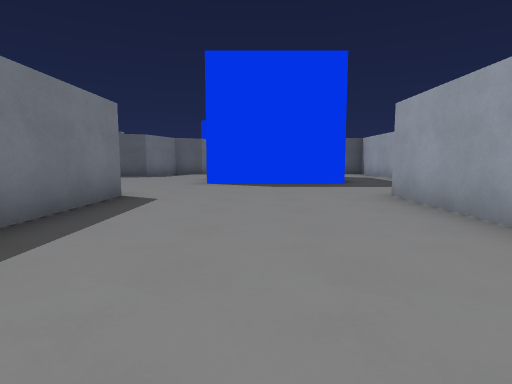
[1] (above)

22 first-person views from a walk through a Godot game level. The camera is 1.2 m above the floor, tilts 6° down and sees 80° across. The floor is counted in squares, 2 m on a side. Each view is taken from the middle of a square. On the plan, view 1 faces up. The plan holds only what a view shows up to about 9 squares ahead; the rest is blank. The place goes on beyond the plan. Flat picture figures and markers are left out. Surface patterns are stand-ins for the level's own textures.

[2]
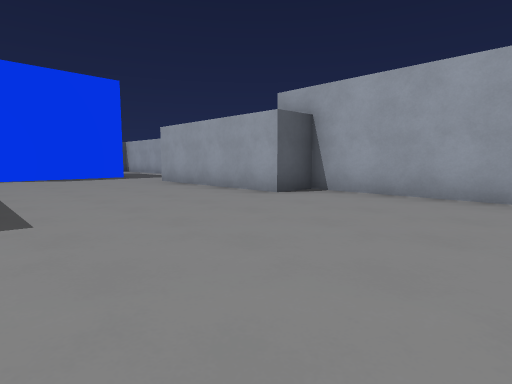

[3]
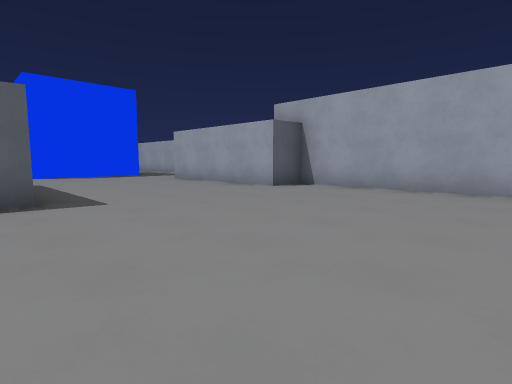

[4]
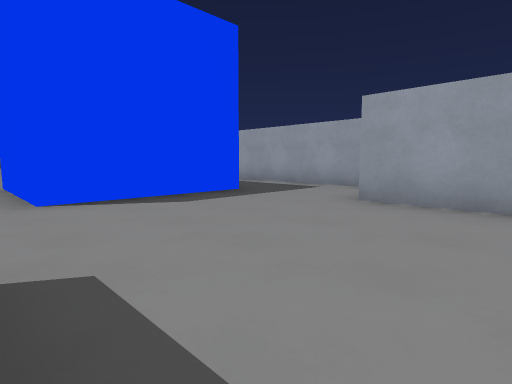

[5]
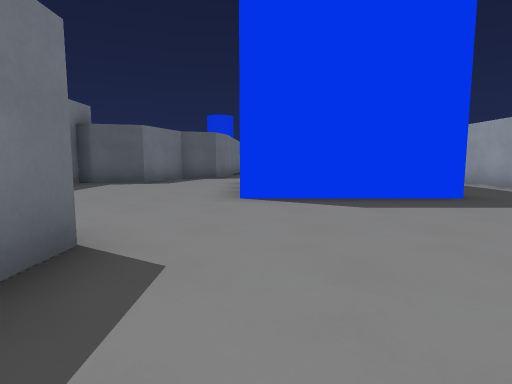

[6]
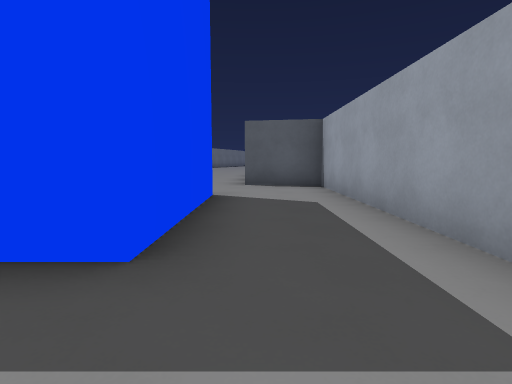

[7]
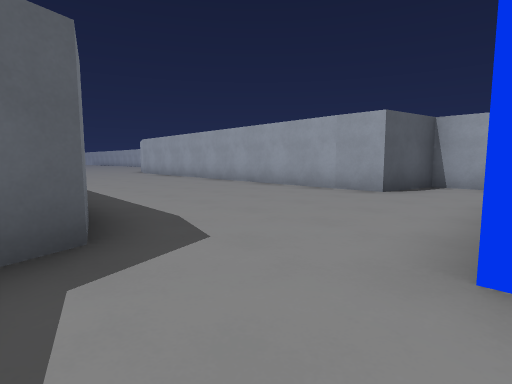

[8]
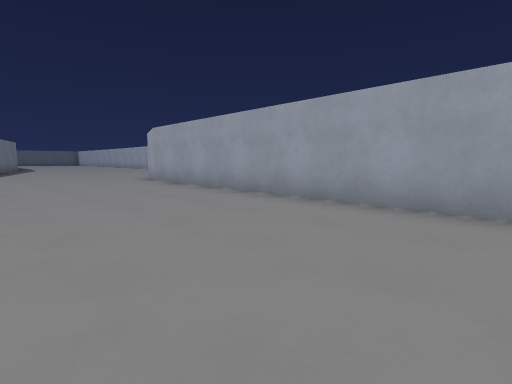

[9]
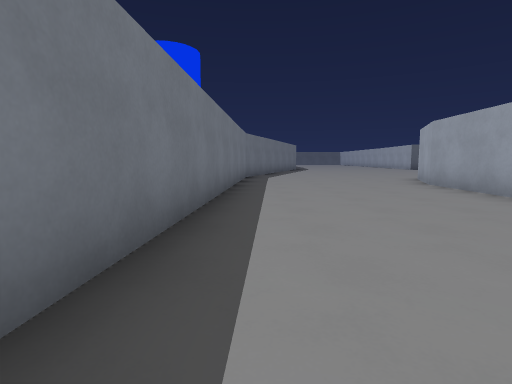

[10]
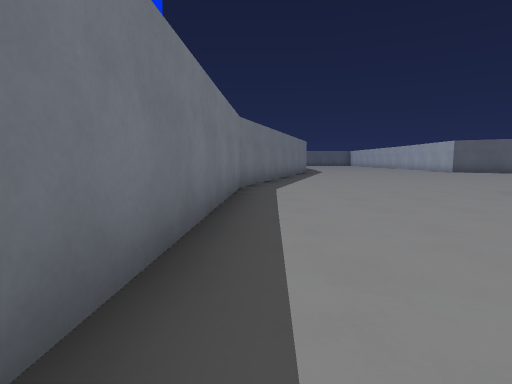

[11]
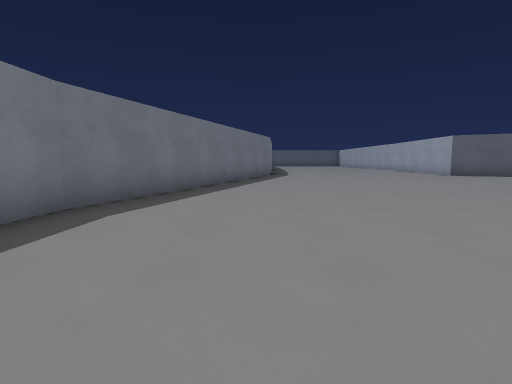

[12]
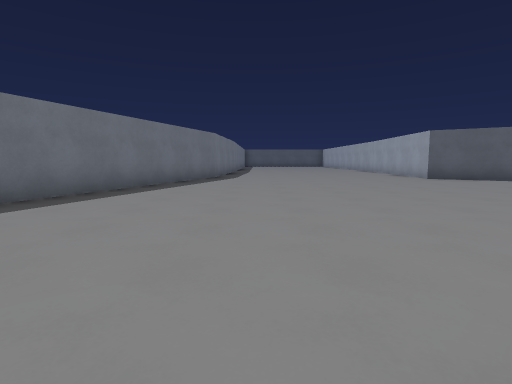

[13]
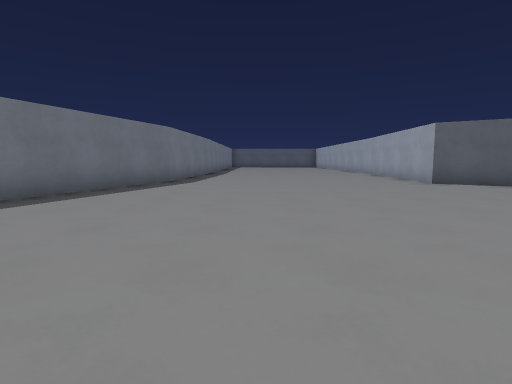

[14]
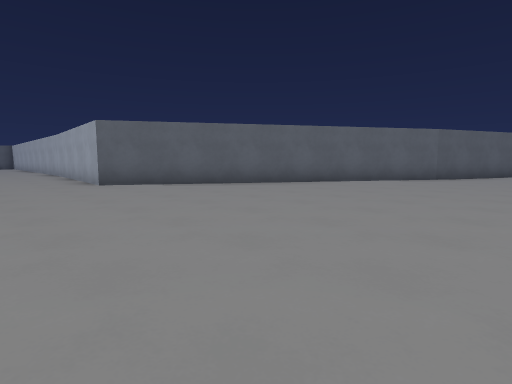

[15]
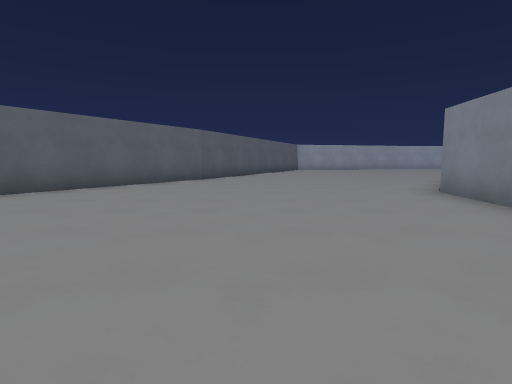

[16]
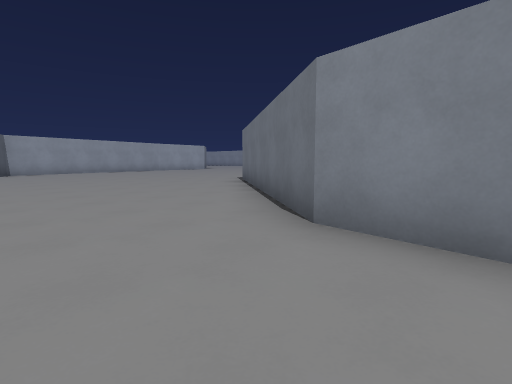

[17]
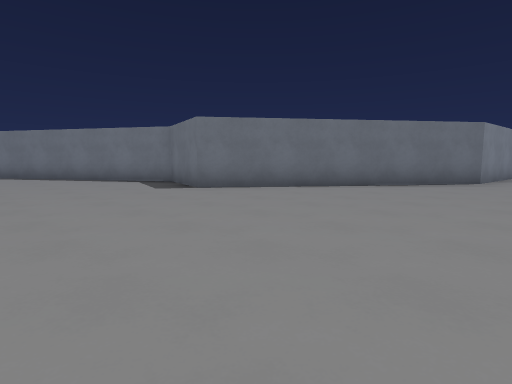

[18]
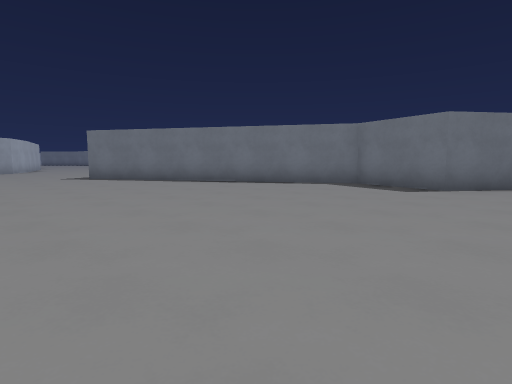

[19]
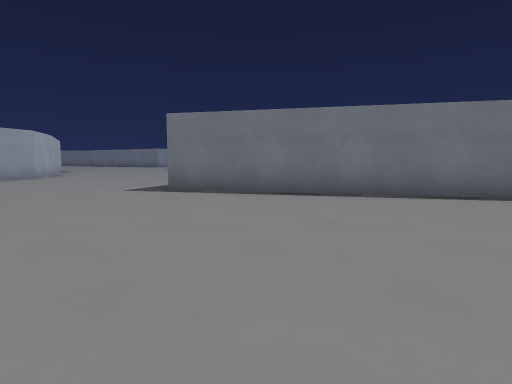

[20]
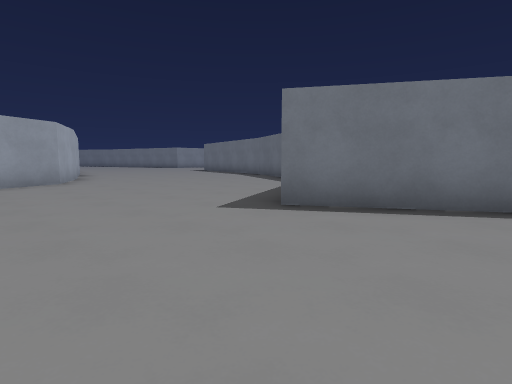

[21]
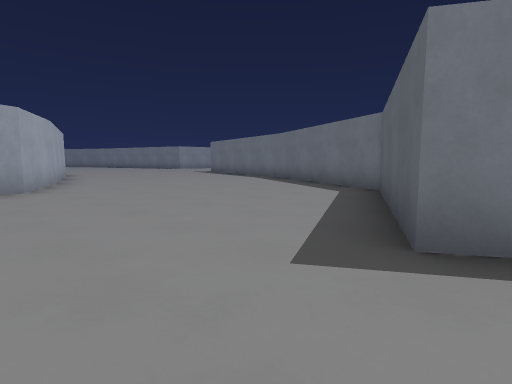

[22]
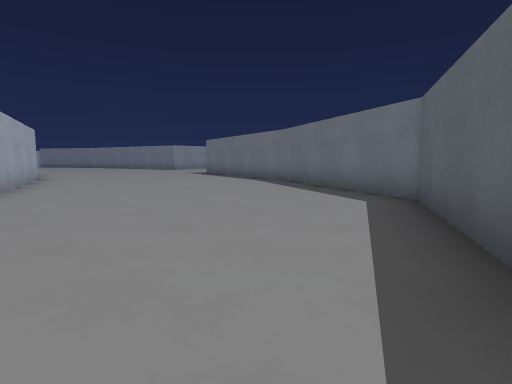

### Floor plan
Points are (right, up) in squares from view 1. A wall is a line through its corners. A room is listed if a view was taken in it or the views show most of it. See-through windows are left out.
Room 1 (views 1, 2, 3, 4, 5, 6, 7)
walls: (-2.3, 5.1) (-2.3, 2.6); (-2.2, 0.7) (-2.7, 0.8); (4.5, 6.1) (4.5, 11.5); (3.3, -3.5) (3.3, 0.7) (2.1, 0.7) (2.3, 5.2); (2.3, 11.2) (2.3, 7.7) (-1.2, 7.7) (-1.2, 11.2); (-2.3, 13.4) (-2.9, 13.2)
ways out: opening at (-1.5, 12.5) to room 2; opening at (3.5, 11) to room 2
Room 2 (views 8, 9, 10, 11, 12, 13, 14, 15, 16, 17, 18, 19, 20, 21, 22)
walls: (10.3, 25.8) (12.6, 25.6) (18.2, 21.4) (17.6, 19.3) (21.9, 12.4) (18, 10.5) (15.9, 6.3); (16.1, 30.9) (8.5, 35.7) (8.6, 37.5); (22.2, 4.3) (23.1, 6.2) (24.4, 6.8); (4.5, 11.5) (4.5, 13) (2.7, 13.4) (3.2, 24.4) (3.9, 26); (21.2, 0.9) (22.3, 4.4); (-2, 14.4) (-2.3, 13.4); (-1.3, 27.8) (-1.9, 17.9); (1.6, 36.7) (-1.3, 27.7); (1.6, 37.1) (1.6, 36.6)
ways out: opening at (-1.5, 12.5) to room 1; opening at (3.5, 11) to room 1

Positions as (right, up) in squares from view 1, and headings:
1: (0, 0), facing up
2: (-2, -3), facing up-right
3: (-3, -4), facing up-right
4: (-2, 3), facing up-right
5: (-1, 3), facing up
6: (3, 6), facing up
7: (-3, 11), facing up-right
8: (-1, 16), facing up-right
9: (-1, 17), facing up
10: (-1, 21), facing up
11: (1, 24), facing up
12: (3, 26), facing up
13: (4, 28), facing up
14: (6, 28), facing up-right
15: (7, 29), facing right
16: (11, 28), facing down-right
17: (22, 27), facing down-left
18: (25, 23), facing down-left
19: (25, 18), facing down-left
20: (25, 15), facing down-left
21: (24, 13), facing down-left
22: (23, 12), facing down-left
